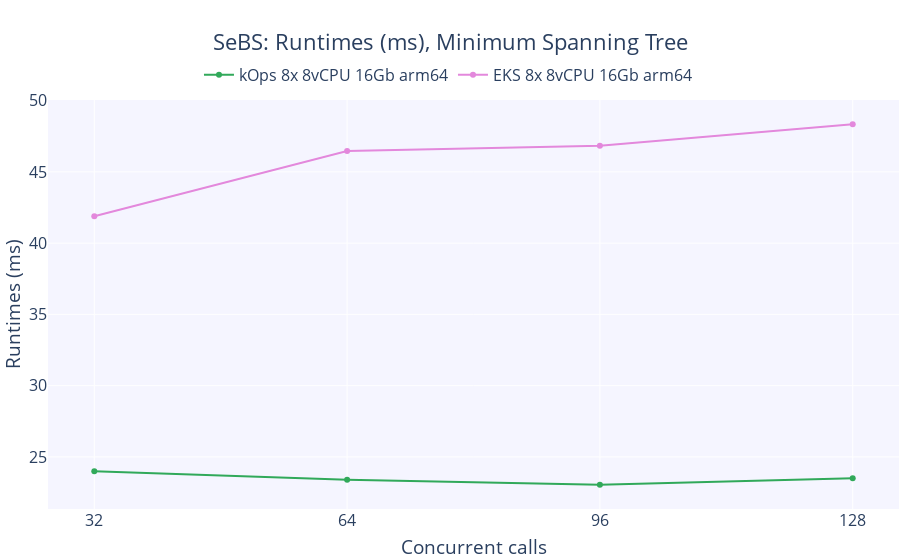

Notebook code cell kept with this figure:
### Code cell
fig = go.Figure()

# Add figure title
fig.update_layout(
    legend=dict(
        orientation="h",
        yanchor="bottom",
        y=1.02,
        xanchor="center",
        x=0.47
    ),
    margin=dict(
        # t=1,
        b=1,
        l=1,
        r=1,
        autoexpand=True
    ),
    font=dict(
        size=16
    ),
    title = dict(
        text = "SeBS: Runtimes (ms), Minimum Spanning Tree",
        x = 0.5,
        xanchor = 'center'
    ),
    xaxis = dict(
        tickmode = 'array',
        tickvals = concurrent_calls
    ),
    xaxis_title_text='Concurrent calls',
    yaxis_title_text='Runtimes (ms)',
    plot_bgcolor=bgColor
)

for i, k in enumerate(clusters, 3):
    fig.add_trace(
        go.Scatter(
            x = concurrent_calls,
            y = [sebs_df[k]['mst'][c]['runtime'].mean() for c in concurrent_calls], 
            name = k,
            marker_color=colorPallet[i]
        )
    )
    
fig.show()

### Figure 1 — Plotly figure (JSON) as saved in the notebook; plotly's stock layout.template omitted (floating-point values rounded to 4 significant figures)
{"data": [{"marker": {"color": "rgba(49, 169, 90, 255)"}, "name": "kOps 8x 8vCPU 16Gb arm64", "type": "scatter", "x": [32, 64, 96, 128], "y": [24, 23.39, 23.04, 23.51]}, {"marker": {"color": "rgba(227, 136, 220, 255)"}, "name": "EKS 8x 8vCPU 16Gb arm64", "type": "scatter", "x": [32, 64, 96, 128], "y": [41.89, 46.47, 46.84, 48.35]}], "layout": {"autosize": true, "font": {"size": 16}, "legend": {"orientation": "h", "x": 0.47, "xanchor": "center", "y": 1.02, "yanchor": "bottom"}, "margin": {"autoexpand": true, "b": 1, "l": 1, "r": 1}, "plot_bgcolor": "rgba(245,245,255,255)", "title": {"text": "SeBS: Runtimes (ms), Minimum Spanning Tree", "x": 0.5, "xanchor": "center"}, "xaxis": {"autorange": true, "range": [26.13, 133.9], "tickmode": "array", "tickvals": [32, 64, 96, 128], "title": {"text": "Concurrent calls"}, "type": "linear"}, "yaxis": {"autorange": true, "range": [21.05, 50.34], "title": {"text": "Runtimes (ms)"}, "type": "linear"}}}
